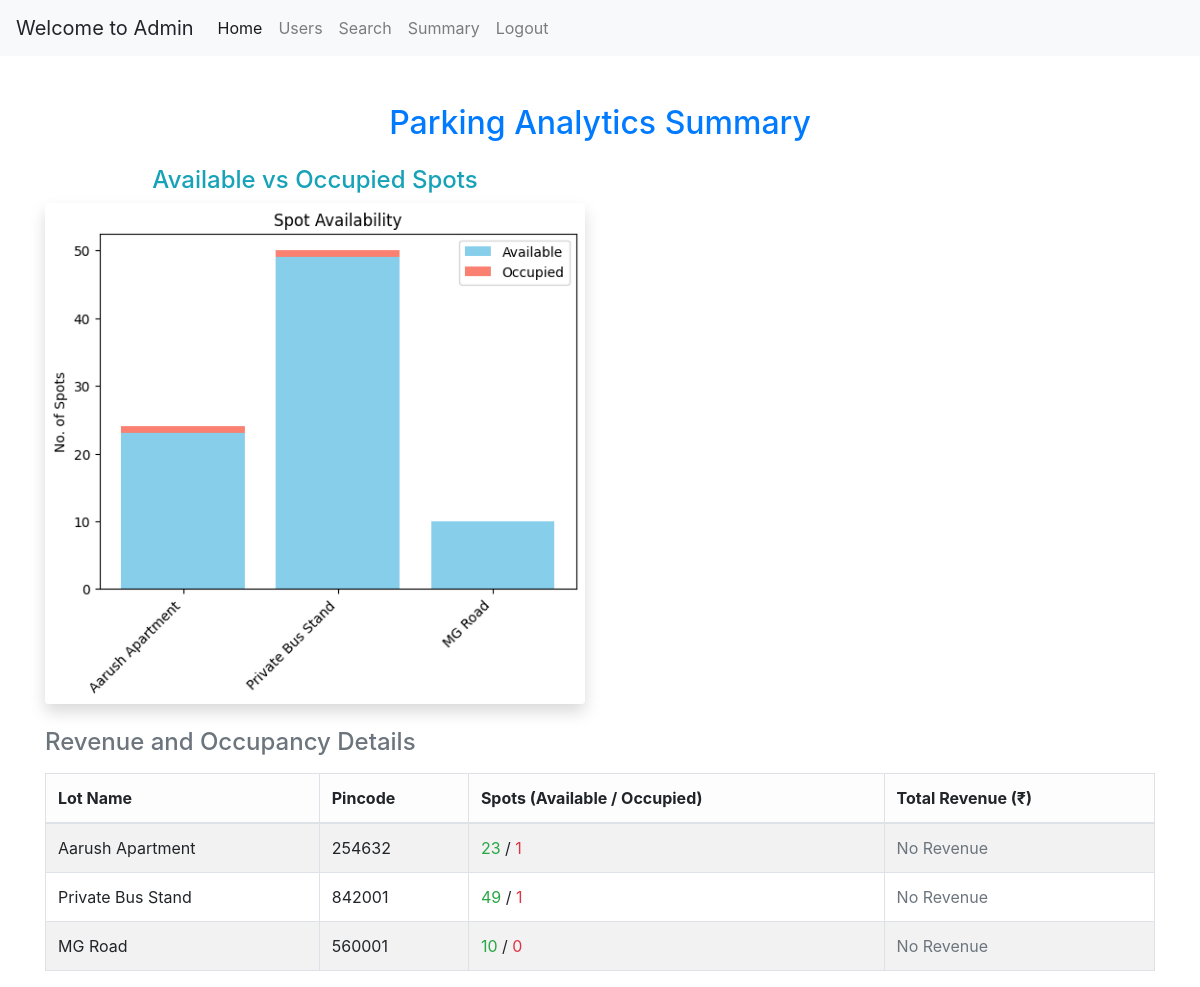
Screenshot of /admin/summary (signed in) with the database file from the repository.
### app.py (models this page shows)
class Parking_Lot(db.Model):
    __tablename__='parking_lot'
    id = db.Column(db.Integer, primary_key=True)
    prime_location_name = db.Column(db.String(200), nullable = False)
    price = db.Column(db.Float, nullable = False)
    address = db.Column(db.String(200), nullable = False)
    pincode = db.Column(db.Integer, nullable = False)
    maximum_no_of_spots = db.Column(db.Integer, nullable = False)
    spots = db.relationship('Parking_Spot', backref = 'parkinglot',lazy = True, cascade="all, delete-orphan")

### app.py (the view, shortened to what this page needs)
@app.route('/admin/summary')
@login_required
def admin_summary():
    if not current_user.is_admin:
        flash("Unauthorized access.")
        return redirect('/login')
    lots = Parking_Lot.query.all()
    lot_names = []
    revenues = []
    pincodes = []
    available_counts = []
    occupied_counts = []
    for lot in lots:
        total_revenue = 0
        available = 0
        occupied = 0
        for spot in lot.spots:
            if spot.status == 'A':
                available += 1
            elif spot.status == 'O':
                occupied += 1
            for reservation in Reservation.query.filter_by(spot_id=spot.id).all():
                if reservation.parking_cost:
                    total_revenue += reservation.parking_cost
        lot_names.append(lot.prime_location_name or "Unnamed")
        pincodes.append(lot.pincode)
        revenues.append(total_revenue)
        available_counts.append(available)
        occupied_counts.append(occupied)
    revenue_chart = None
    fig2, ax2 = plt.subplots()
    x = range(len(lot_names))
    ax2.bar(x, available_counts, label='Available', color='skyblue')
    ax2.bar(x, occupied_counts, bottom=available_counts, label='Occupied', color='salmon')
    ax2.set_xticks(x)
    ax2.set_xticklabels(lot_names, rotation=45, ha='right')
    ax2.set_ylabel('No. of Spots')
    ax2.set_title('Spot Availability')
    ax2.legend()
    status_chart = plot_to_base64(fig2)
    plt.close(fig2)
    lot_data = zip(lot_names, pincodes, available_counts, occupied_counts, revenues)
    return render_template("admin_summary.html",
                           revenue_chart=revenue_chart,
                           status_chart=status_chart,
                           lot_data=lot_data,
                           user=current_user)

### app.py (called while the page is built)
@login_manager.user_loader
def load_user(user_id):
    return User.query.get(int(user_id))

def plot_to_base64(fig):
    img = io.BytesIO()
    fig.savefig(img, format='png', bbox_inches='tight')
    img.seek(0)
    return base64.b64encode(img.read()).decode('utf-8')

### templates/admin_summary.html (shortened to what this page needs)
{% extends "layout.html" %}
{% block content %}
{% include "nav.html" %}
<div class="container mt-5">
  <h2 class="text-center text-primary mb-4">Parking Analytics Summary</h2>
  <div class="row mb-4">
    <div class="col-md-6 text-center">
      <h4 class="text-info">Available vs Occupied Spots</h4>
      <img class="img-fluid rounded shadow" alt="Spot Status Chart">
    </div>
  </div>
  <div class="row">
    <div class="col-12">
      <h4 class="mb-3 text-secondary">Revenue and Occupancy Details</h4>
      <table class="table table-bordered table-hover table-striped">
        <thead class="table-light">
          <tr>
            <th>Lot Name</th>
            <th>Pincode</th>
            <th>Spots (Available / Occupied)</th>
            <th>Total Revenue (₹)</th>
          </tr>
        </thead>
        <tbody>
          {% for name, pincode, available, occupied, revenue in lot_data %}
          <tr>
            <td>{{ name }}</td>
            <td>{{ pincode }}</td>
            <td><span class="text-success">{{ available }}</span> / <span class="text-danger">{{ occupied }}</span></td>
            <td>
              {% if revenue %}
                ₹{{ "%.2f"|format(revenue) }}
              {% else %}
                <span class="text-muted">No Revenue</span>
              {% endif %}
            </td>
          </tr>
          {% endfor %}
        </tbody>
      </table>
    </div>
  </div>
</div>
{% endblock %}

### rows the page displays
Parking_Lot: prime_location_name "Aarush Apartment", pincode "254632", available "23", occupied "1"
Parking_Lot: prime_location_name "Private Bus Stand", pincode "842001", available "49", occupied "1"
Parking_Lot: prime_location_name "MG Road", pincode "560001", maximum_no_of_spots "10", occupied "0"
